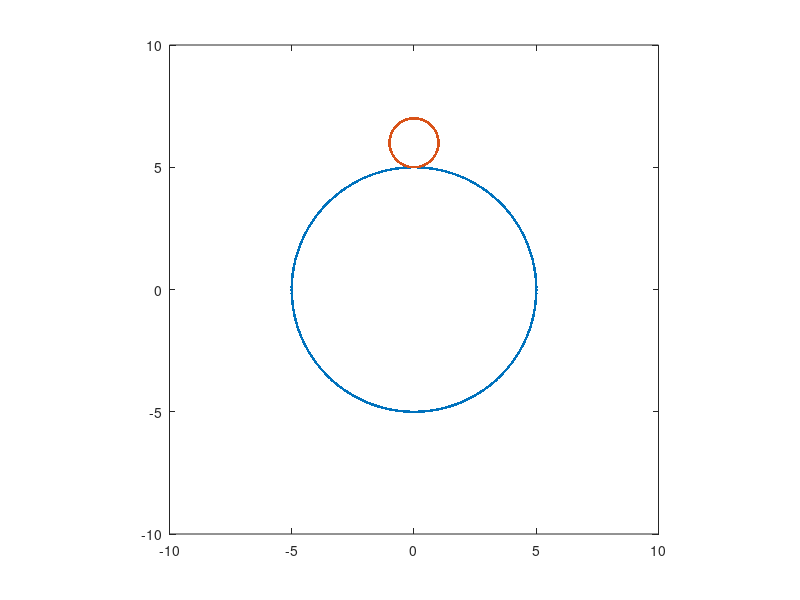

Source code (MATLAB): (Note: this script raises an error after producing the figure.)
clear

t = linspace(0,2*pi,1000);

R = 5;
r = 0.5;
x = R*sin(t);
y = R*cos(t);

x_s = sin(t);
y_s = (R + 2*r) + cos(t);

F = figure;
A = axes(F);
P = plot(A,x,y,'.');
hold on
Ps = plot(A,x_s,y_s, '.');
axis equal
ylim([-10 10])
xlim([-10 10])

R_0 = 5;
clock = 0;
i = 0;

for j = 1:150
   pause(0.01);
   
   i = i+1;
   M(i) = getframe(F);
   
   P.XData = R*sin(t);
   P.YData = R*cos(t);
   
   Ps.XData = (R + 2*r)*sin(clock*2) + sin(t);
   Ps.YData = (R + 2*r)*cos(clock*2) + cos(t);
   R = R_0 + 2*sin(clock);
   
   drawnow
   clock = clock + 0.02;
   
end

v = VideoWriter('VIDEO1');
v.FrameRate = 40;
open(v);
for j = 1:length(M)
   writeVideo(v,M(j)); 
end

close(v);




